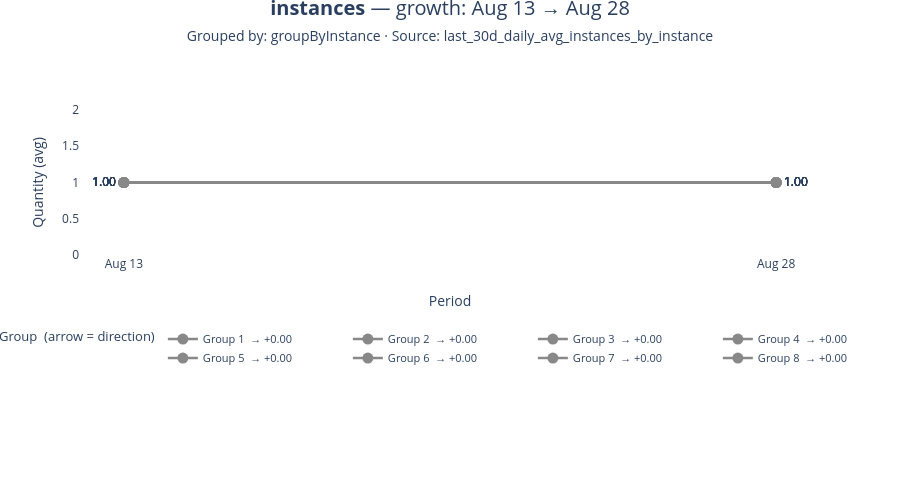

Here is the notebook cell this chart was saved with:
### Markdown cell above
### Chart Guide

**Purpose:** Compares where each group started vs where it ended, making growth
and decline patterns immediately visible without reading a table.

**Chart Attributes**

| | |
|---|---|
| **Chart type** | Slope chart (two-point line per group) |
| **X axis** | Two points: first period date and last period date |
| **Y axis** | Usage quantity |
| **Green line** | Group grew over the window |
| **Red line** | Group shrank over the window |
| **Grey line** | Group was stable (change < 0.01) |

**Insights:** Many crossing lines indicate groups are swapping rank —
the dominant group at the start may not be dominant at the end.
> Showing the first dataset. To show all, change `ds = datasets[0]` to `for ds in datasets:`.

### Code cell
if fig_58 is not None:
    fig_58.show()

### Figure 1 — Plotly figure (JSON) as saved in the notebook; plotly's stock layout.template omitted (floating-point values rounded to 4 significant figures)
{"data": [{"customdata": [["0fd2a329-b354-44ad-90e7-16f00fa85948:20260812-1434-3899-16f9-16230953af1d:019ff66f-45a8-7114-b309-d5fa8fd3a965"], ["0fd2a329-b354-44ad-90e7-16f00fa85948:20260812-1434-3899-16f9-16230953af1d:019ff66f-45a8-7114-b309-d5fa8fd3a965"]], "hovertemplate": "<b>%{fullData.name}</b><br>Group ID: %{customdata[0]}<br>%{x|%b %d %Y}: %{y:.3f}<extra></extra>", "line": {"color": "#888", "width": 2.5}, "marker": {"color": "#888", "size": 11}, "mode": "lines+markers+text", "name": "Group 1  → +0.00", "text": ["1.00", "1.00"], "textposition": ["middle left", "middle right"], "type": "scatter", "x": ["2026-08-13T00:00:00+00:00", "2026-08-28T00:00:00+00:00"], "y": [1, 1]}, {"customdata": [["7ef3d047-2729-402c-a956-3292c88329a7:20260811-2007-0135-962b-8f2f8a078fa1:019ff26f-bf20-775f-a7fc-1704500c8fae"], ["7ef3d047-2729-402c-a956-3292c88329a7:20260811-2007-0135-962b-8f2f8a078fa1:019ff26f-bf20-775f-a7fc-1704500c8fae"]], "hovertemplate": "<b>%{fullData.name}</b><br>Group ID: %{customdata[0]}<br>%{x|%b %d %Y}: %{y:.3f}<extra></extra>", "line": {"color": "#888", "width": 2.5}, "marker": {"color": "#888", "size": 11}, "mode": "lines+markers+text", "name": "Group 2  → +0.00", "text": ["1.00", "1.00"], "textposition": ["middle left", "middle right"], "type": "scatter", "x": ["2026-08-13T00:00:00+00:00", "2026-08-28T00:00:00+00:00"], "y": [1, 1]}, {"customdata": [["0fd2a329-b354-44ad-90e7-16f00fa85948:20260812-1434-3899-16f9-16230953af1d:019ff75c-0850-71fc-91d1-b7f999237a7b"], ["0fd2a329-b354-44ad-90e7-16f00fa85948:20260812-1434-3899-16f9-16230953af1d:019ff75c-0850-71fc-91d1-b7f999237a7b"]], "hovertemplate": "<b>%{fullData.name}</b><br>Group ID: %{customdata[0]}<br>%{x|%b %d %Y}: %{y:.3f}<extra></extra>", "line": {"color": "#888", "width": 2.5}, "marker": {"color": "#888", "size": 11}, "mode": "lines+markers+text", "name": "Group 3  → +0.00", "text": ["1.00", "1.00"], "textposition": ["middle left", "middle right"], "type": "scatter", "x": ["2026-08-13T00:00:00+00:00", "2026-08-28T00:00:00+00:00"], "y": [1, 1]}, {"customdata": [["0fd2a329-b354-44ad-90e7-16f00fa85948:20260812-1844-5538-161e-859079496e6a:019ff74b-cf0d-77fa-8d80-8a5f4135263e"], ["0fd2a329-b354-44ad-90e7-16f00fa85948:20260812-1844-5538-161e-859079496e6a:019ff74b-cf0d-77fa-8d80-8a5f4135263e"]], "hovertemplate": "<b>%{fullData.name}</b><br>Group ID: %{customdata[0]}<br>%{x|%b %d %Y}: %{y:.3f}<extra></extra>", "line": {"color": "#888", "width": 2.5}, "marker": {"color": "#888", "size": 11}, "mode": "lines+markers+text", "name": "Group 4  → +0.00", "text": ["1.00", "1.00"], "textposition": ["middle left", "middle right"], "type": "scatter", "x": ["2026-08-13T00:00:00+00:00", "2026-08-28T00:00:00+00:00"], "y": [1, 1]}, {"customdata": [["ab475c00-63cc-4b75-abcf-9c4513505e31:20260812-1725-3257-36ec-2500ef2d54ce:019ff702-73fc-7608-9f7c-508c7ca3161f"], ["ab475c00-63cc-4b75-abcf-9c4513505e31:20260812-1725-3257-36ec-2500ef2d54ce:019ff702-73fc-7608-9f7c-508c7ca3161f"]], "hovertemplate": "<b>%{fullData.name}</b><br>Group ID: %{customdata[0]}<br>%{x|%b %d %Y}: %{y:.3f}<extra></extra>", "line": {"color": "#888", "width": 2.5}, "marker": {"color": "#888", "size": 11}, "mode": "lines+markers+text", "name": "Group 5  → +0.00", "text": ["1.00", "1.00"], "textposition": ["middle left", "middle right"], "type": "scatter", "x": ["2026-08-13T00:00:00+00:00", "2026-08-28T00:00:00+00:00"], "y": [1, 1]}, {"customdata": [["0fd2a329-b354-44ad-90e7-16f00fa85948:20260812-1434-3899-16f9-16230953af1d:019ff75b-d8b0-75da-b0d8-5da6c8254df1"], ["0fd2a329-b354-44ad-90e7-16f00fa85948:20260812-1434-3899-16f9-16230953af1d:019ff75b-d8b0-75da-b0d8-5da6c8254df1"]], "hovertemplate": "<b>%{fullData.name}</b><br>Group ID: %{customdata[0]}<br>%{x|%b %d %Y}: %{y:.3f}<extra></extra>", "line": {"color": "#888", "width": 2.5}, "marker": {"color": "#888", "size": 11}, "mode": "lines+markers+text", "name": "Group 6  → +0.00", "text": ["1.00", "1.00"], "textposition": ["middle left", "middle right"], "type": "scatter", "x": ["2026-08-13T00:00:00+00:00", "2026-08-28T00:00:00+00:00"], "y": [1, 1]}, {"customdata": [["platform:asaservice:019ff1ef-b43c-74e7-b483-d1fa606de79e"], ["platform:asaservice:019ff1ef-b43c-74e7-b483-d1fa606de79e"]], "hovertemplate": "<b>%{fullData.name}</b><br>Group ID: %{customdata[0]}<br>%{x|%b %d %Y}: %{y:.3f}<extra></extra>", "line": {"color": "#888", "width": 2.5}, "marker": {"color": "#888", "size": 11}, "mode": "lines+markers+text", "name": "Group 7  → +0.00", "text": ["1.00", "1.00"], "textposition": ["middle left", "middle right"], "type": "scatter", "x": ["2026-08-13T00:00:00+00:00", "2026-08-28T00:00:00+00:00"], "y": [1, 1]}, {"customdata": [["0fd2a329-b354-44ad-90e7-16f00fa85948:20260812-1844-1996-964d-e84490b6e7d5:019ff74b-3438-7737-a1f2-c4bca2f63450"], ["0fd2a329-b354-44ad-90e7-16f00fa85948:20260812-1844-1996-964d-e84490b6e7d5:019ff74b-3438-7737-a1f2-c4bca2f63450"]], "hovertemplate": "<b>%{fullData.name}</b><br>Group ID: %{customdata[0]}<br>%{x|%b %d %Y}: %{y:.3f}<extra></extra>", "line": {"color": "#888", "width": 2.5}, "marker": {"color": "#888", "size": 11}, "mode": "lines+markers+text", "name": "Group 8  → +0.00", "text": ["1.00", "1.00"], "textposition": ["middle left", "middle right"], "type": "scatter", "x": ["2026-08-13T00:00:00+00:00", "2026-08-28T00:00:00+00:00"], "y": [1, 1]}], "layout": {"height": 500, "hovermode": "closest", "legend": {"entrywidth": 140, "entrywidthmode": "pixels", "font": {"size": 11}, "orientation": "h", "title": {"text": "Group  (arrow = direction)"}, "x": 0.5, "xanchor": "center", "y": -0.48, "yanchor": "top"}, "margin": {"b": 245, "l": 80, "r": 80, "t": 110}, "paper_bgcolor": "white", "plot_bgcolor": "white", "title": {"font": {"size": 20}, "text": "<b>instances</b> — growth: Aug 13 → Aug 28<br><span style='font-size:14px'>Grouped by: groupByInstance · Source: last_30d_daily_avg_instances_by_instance</span>", "x": 0.5, "xanchor": "center", "y": 0.97, "yanchor": "top"}, "xaxis": {"automargin": true, "ticktext": ["Aug 13", "Aug 28"], "tickvals": ["2026-08-13T00:00:00+00:00", "2026-08-28T00:00:00+00:00"], "title": {"standoff": 25, "text": "Period"}}, "yaxis": {"automargin": true, "title": {"text": "Quantity (avg)"}}}}
